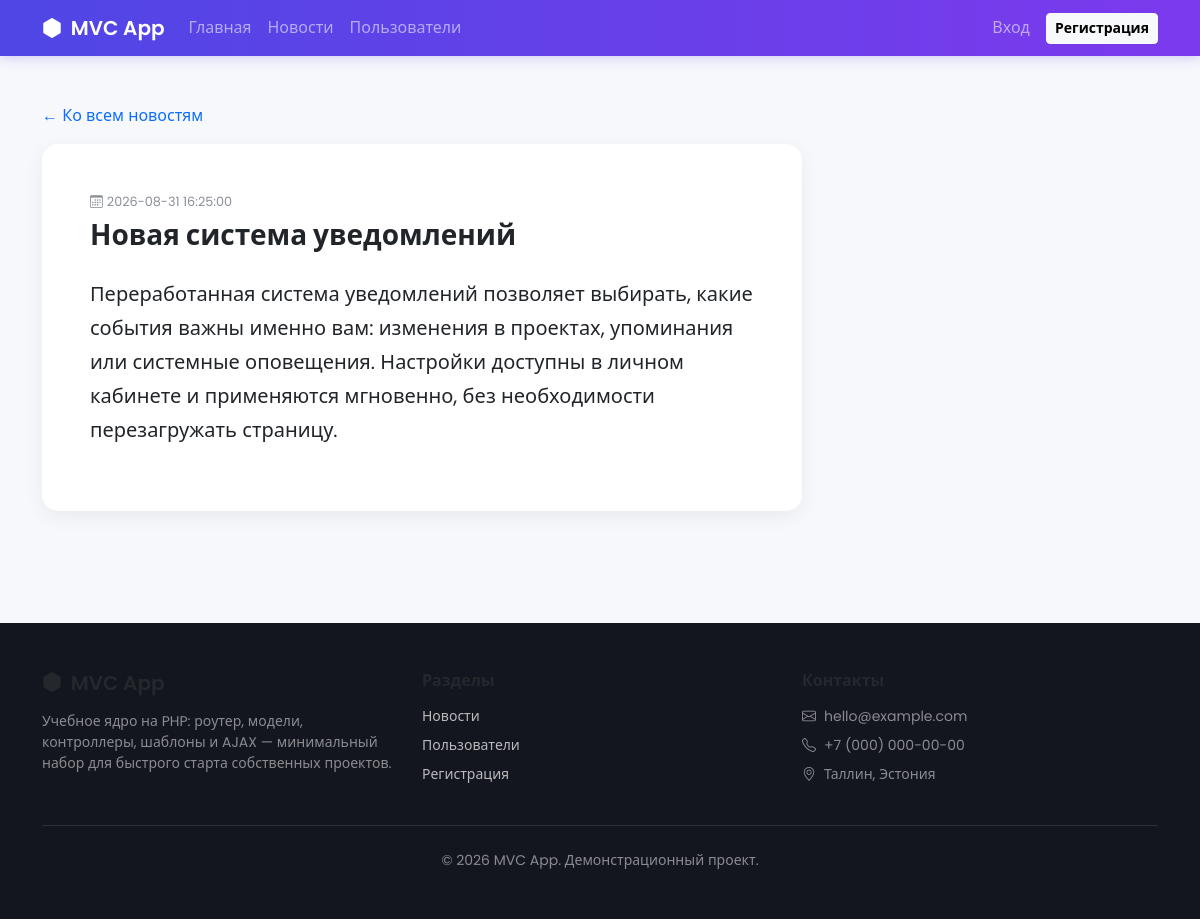
Page /news/view/slug/novaya-sistema-uvedomleniy on the committed database.
### tables this page shows
CREATE TABLE IF NOT EXISTS news (
    id INT UNSIGNED AUTO_INCREMENT PRIMARY KEY,
    title VARCHAR(200) NOT NULL,
    slug VARCHAR(220) NOT NULL UNIQUE,
    excerpt VARCHAR(500) NOT NULL,
    content TEXT NOT NULL,
    created_at DATETIME NOT NULL
);

### core/View.php (called while the page is built, shortened)
<?php
class View
{
    private string $viewsPath;
    public function __construct()
    {
        $this->viewsPath = BASE_PATH . '/app/views/';
    }
    public function render(string $viewPath, array $data = []): void
    {
        $content = $this->renderPartial($viewPath, $data);
    }
    public function renderPartial(string $viewPath, array $data = []): string
    {
        $file = $this->viewsPath . $viewPath . '.php';
        extract($data, EXTR_SKIP);
        require $file;
        return ob_get_clean();
    }
}

### core/Controller.php (called while the page is built, shortened)
<?php
abstract class Controller
{
    protected View $view;
    public function __construct(array $params = [])
    {
        $this->view   = new View();
    }
    protected function model(string $name): mixed
    {
        $class = ucfirst($name) . 'Model';
        $file  = BASE_PATH . '/app/models/' . $class . '.php';
        return new $class();
    }
    protected function render(string $viewPath, array $data = []): void
    {
        $this->view->render($viewPath, $data);
    }
}

### app/controllers/NewsController.php (called while the page is built, shortened)
<?php
class NewsController extends Controller
{
    public function viewAction(array $params): void
    {
        $slug = $params['slug'] ?? '';
        $newsModel = $this->model('news');
        $item = $newsModel->getBySlug($slug);
        $this->render('news/view', [
            'title' => $item['title'],
            'item'  => $item,
        ]);
    }
}

### core/Router.php (called while the page is built, shortened)
<?php
class Router
{
    private string $actionName     = DEFAULT_ACTION;
    private array  $params         = [];
    private function parseUri(): void
    {
        $uri = $_SERVER['REQUEST_URI'] ?? '/';
        $uri = parse_url($uri, PHP_URL_PATH) ?? '/';
        if (BASE_URL !== '/' && str_starts_with($uri, BASE_URL)) {
            $uri = substr($uri, strlen(BASE_URL));
        } else {
            $uri = ltrim($uri, '/');
        }
        $uri = trim($uri, '/');
        $segments = explode('/', $uri);
        $segments = array_map('urldecode', $segments);
        if (!empty($segments[1])) {
            $this->actionName = $segments[1];
        }
        $rest = array_slice($segments, 2);
        for ($i = 0; $i < count($rest); $i += 2) {
            $key   = $rest[$i];
            $value = $rest[$i + 1] ?? null;
            if ($key !== '') {
                $this->params[$key] = $value;
            }
        }
    }
    private function actionMethod(): string
    {
        $name = preg_replace('/[^a-zA-Z0-9_]/', '', $this->actionName);
        return lcfirst($name) . 'Action';
    }
    public function run(): void
    {
        $controller = new $controllerClass($this->params);
        $method = $this->actionMethod();
        $controller->$method($this->params);
    }
}

### index.php (called while the page is built, shortened)
<?php
$router = new Router();
$router->run();

### core/Autoloader.php (called while the page is built, shortened)
<?php
spl_autoload_register(function (string $class) {
    $dirs = [
        BASE_PATH . '/core/',
        BASE_PATH . '/app/models/',
        BASE_PATH . '/app/controllers/',
    ];
    foreach ($dirs as $dir) {
        $file = $dir . $class . '.php';
        if (is_file($file)) {
            return;
        }
    }
});

### core/Db.php (called while the page is built, shortened)
<?php
class Db
{
    private static ?Db $instance = null;
    private PDO $pdo;
    private function __construct()
    {
        $dsn = 'mysql:host=' . DB_HOST . ';dbname=' . DB_NAME . ';charset=' . DB_CHARSET;
        try {
            $this->pdo = new PDO($dsn, DB_USER, DB_PASS, [
                PDO::ATTR_ERRMODE            => PDO::ERRMODE_EXCEPTION,
                PDO::ATTR_DEFAULT_FETCH_MODE => PDO::FETCH_ASSOC,
                PDO::ATTR_EMULATE_PREPARES   => false,
            ]);
        } catch (PDOException $e) {
            if (DEBUG) {
                die('Ошибка подключения к БД: ' . $e->getMessage());
            }
            die('Ошибка подключения к базе данных.');
        }
    }
    public static function getInstance(): Db
    {
        if (self::$instance === null) {
            self::$instance = new self();
        }
        return self::$instance;
    }
    public function query(string $sql, array $params = []): PDOStatement
    {
        $stmt = $this->pdo->prepare($sql);
        $stmt->execute($params);
        return $stmt;
    }
    public function one(string $sql, array $params = []): array|false
    {
        return $this->query($sql, $params)->fetch();
    }
}

### core/Model.php (called while the page is built, shortened)
<?php
abstract class Model
{
    public function __construct()
    {
        $this->db = Db::getInstance();
    }
}

### app/models/NewsModel.php (called while the page is built, shortened)
<?php
class NewsModel extends Model
{
    public function getBySlug(string $slug): array|false
    {
        return $this->db->one('SELECT * FROM news WHERE slug = ?', [$slug]);
    }
}

### app/views/news/view.php (the view)
<section class="container py-5">
    <?php if ($item === null): ?>
        <div class="alert alert-warning">Новость не найдена.</div>
        <a href="<?= BASE_URL ?>news/index" class="btn btn-outline-secondary">&larr; Ко всем новостям</a>
    <?php else: ?>
        <a href="<?= BASE_URL ?>news/index" class="text-decoration-none d-inline-block mb-3">&larr; Ко всем новостям</a>
        <article class="card feature-card p-4 p-md-5" style="max-width: 760px;">
            <div class="news-date mb-2">
                <i class="bi bi-calendar3 me-1"></i><?= htmlspecialchars($item['created_at']) ?>
            </div>
            <h1 class="h3 fw-bold mb-4"><?= htmlspecialchars($item['title']) ?></h1>
            <p class="fs-5" style="line-height: 1.7;"><?= nl2br(htmlspecialchars($item['content'])) ?></p>
        </article>
    <?php endif; ?>
</section>

### public/css/style.css (style rules this page uses)
:root { --brand-1: #4f46e5; --brand-2: #7c3aed; --brand-3: #06b6d4; }
body { font-family: 'Poppins', system-ui, sans-serif; background: #f7f8fb; color: #24272b; }
.feature-card { border: none; border-radius: 16px; background: #fff; box-shadow: 0 6px 20px rgba(24, 24, 40, .06); transition: transform .2s ease, box-shadow .2s ease; height: 100%; }
.news-date { font-size: .8rem; color: #8a8f98; }

### rows in the picture
news: created_at "2026-08-31 16:25:00", title "Новая система уведомлений", content "Переработанная система уведомлений позволяет выбирать, какие события важны именно вам: изменения в проектах, упоминания или системные оповещения. Настройки доступны в личном кабинете и применяются мгновенно, без необходимости перезагружать страницу."
